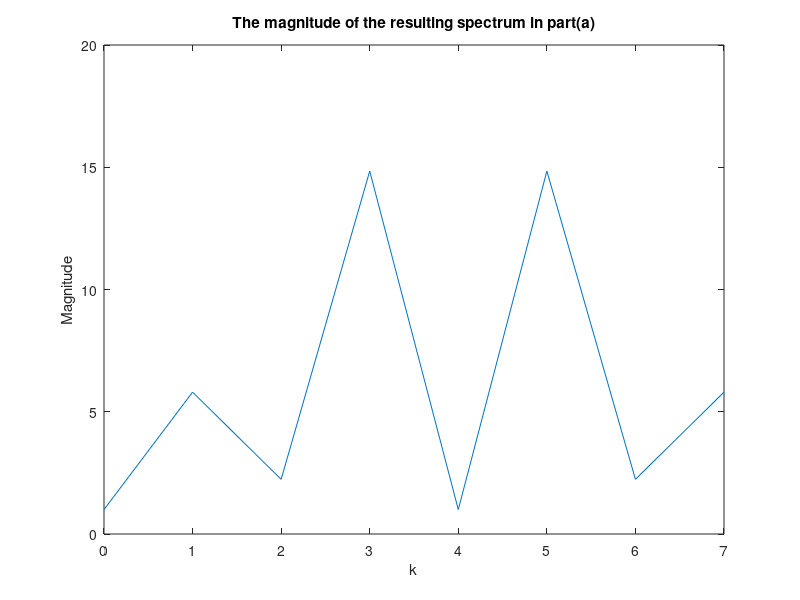
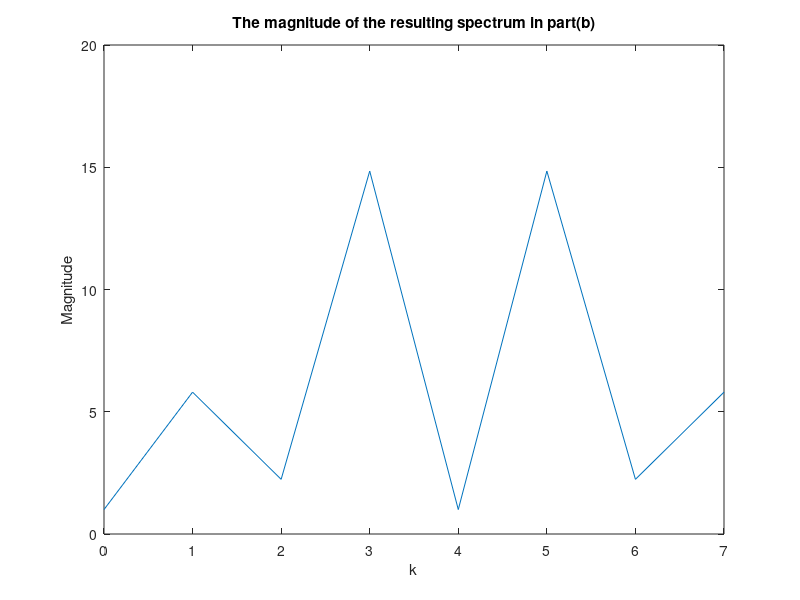
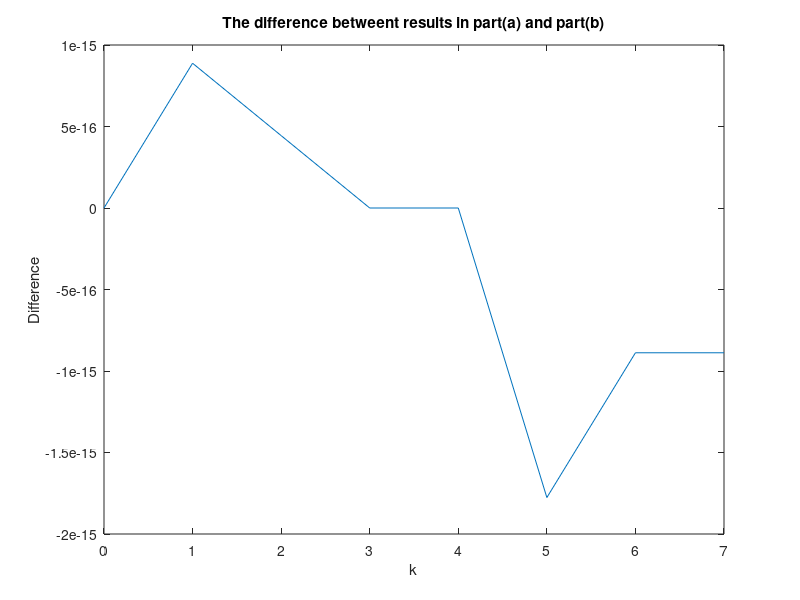
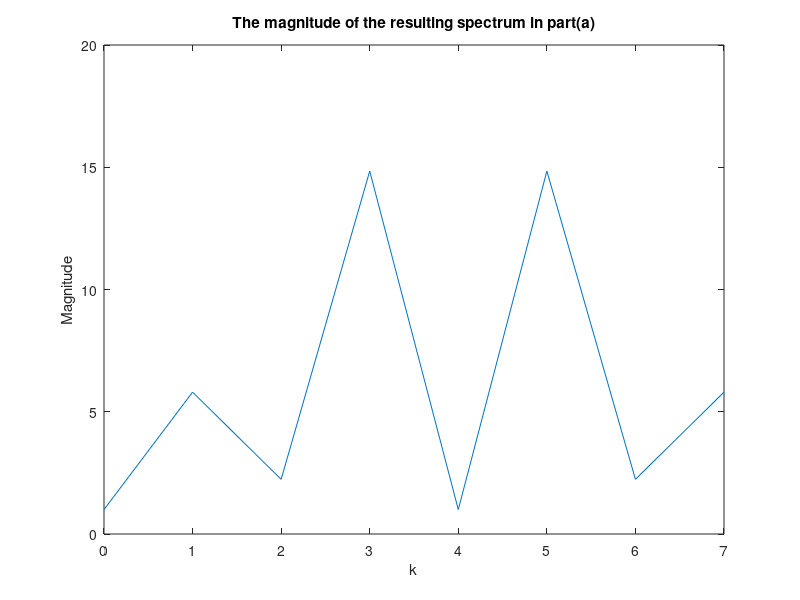

The MATLAB script that drew these images, in order:
%%
% prob1
xn=[4,-3,2,-1,-5,3,-1,0];
% prob1-a
Xk_a=zeros(1,8);
for k=0:1:7
    X00_k=fft(xn(1))+exp(-1i*pi*k)*fft(xn(5)); % X00_k=X000_k+e^(-j*pi*k)X001_k
    X01_k=fft(xn(3))+exp(-1i*pi*k)*fft(xn(7)); % X01_k=X010_k+e^(-j*pi*k)X011_k
    X10_k=fft(xn(2))+exp(-1i*pi*k)*fft(xn(6)); % X10_k=X100_k+e^(-j*pi*k)X101_k
    X11_k=fft(xn(4))+exp(-1i*pi*k)*fft(xn(8)); % X11_k=X110_k+e^(-j*pi*k)X111_k
    
    X0_k=X00_k+exp(-1i*0.5*pi*k)*X01_k;        % X0_k=X00_k+e^(-j*0.5*pi*k)X01_k
    X1_k=X10_k+exp(-1i*0.5*pi*k)*X11_k;        % X1_k=X10_k+e^(-j*0.5*pi*k)X11_k
    
    Xk_a(k+1)=X0_k+exp(-1i*0.25*pi*k)*X1_k;    % X_k=X0_k+e^(-j*0.25*pi*k)X1_k
end
w=0:7;
figure(1)          % Plot the magnitude spectrum for Xk_a          
plot(w,abs(Xk_a))
title('The magnitude of the resulting spectrum in part(a)')
xlabel('k')
ylabel('Magnitude')
% prob1-b
Xk_b=fft(xn,8);
w=0:7;
figure(2)          % Plot the magnitude spectrum for Xk_b          
plot(w,abs(Xk_b))
title('The magnitude of the resulting spectrum in part(b)')
xlabel('k')
ylabel('Magnitude')
figure(3)          % Plot the difference between Xk_a and Xk_b          
plot(w,abs(Xk_b)-abs(Xk_a))
title('The difference betweent results in part(a) and part(b)')
xlabel('k')
ylabel('Difference')
%%
% prob2
% prob1
xn=[4,-3,2,-1,-5,3,-1,0];
% prob1-a
Xk_a=zeros(1,8);
x00=[xn(1),xn(5)];
x01=[xn(3),xn(7)];
x10=[xn(2),xn(6)];
x11=[xn(4),xn(8)];

X00=fft(x00,2);                            % To calculate 2-point FFT of X00(k)
X01=fft(x01,2);                            % To calculate 2-point FFT of X01(k)
X10=fft(x10,2);                            % To calculate 2-point FFT of X10(k)
X11=fft(x11,2);                            % To calculate 2-point FFT of X11(k)
X00=[X00(1),X00(2),X00(1),X00(2)];         % Utilize the periodicity to get 4-point
X01=[X01(1),X01(2),X01(1),X01(2)];         % Utilize the periodicity to get 4-point
X10=[X10(1),X10(2),X10(1),X10(2)];         % Utilize the periodicity to get 4-point
X11=[X11(1),X11(2),X11(1),X11(2)];         % Utilize the periodicity to get 4-point

X0=zeros(1,8);
X1=zeros(1,8);
for k=0:1:3
 X0(k+1)=X00(k+1)+exp(-1i*0.5*pi*k)*X01(k+1);   % X0_k=X00_k+e^(-j*0.5*pi*k)X01_k
 X1(k+1)=X10(k+1)+exp(-1i*0.5*pi*k)*X11(k+1);   % X1_k=X10_k+e^(-j*0.5*pi*k)X11_k
end
X0=[X0(1),X0(2),X0(3),X0(4),X0(1),X0(2),X0(3),X0(4)]; % Utilize the periodicity to get 8-point
X1=[X1(1),X1(2),X1(3),X1(4),X1(1),X1(2),X1(3),X1(4)]; % Utilize the periodicity to get 8-point
Xk_a=zeros(1,8);
for k=0:1:7
 Xk_a(k+1)=X0(k+1)+exp(-1i*0.25*pi*k)*X1(k+1);    % X_k=X0_k+e^(-j*0.25*pi*k)X1_k
end

w=0:7;
figure(4)          % Plot the magnitude spectrum for Xk_a          
plot(w,abs(Xk_a))
title('The magnitude of the resulting spectrum in part(a)')
xlabel('k')
ylabel('Magnitude')
% prob1-b
Xk_b=fft(xn,8);
w=0:7;
figure(5)          % Plot the magnitude spectrum for Xk_b          
plot(w,abs(Xk_b))
title('The magnitude of the resulting spectrum in part(b)')
xlabel('k')
ylabel('Magnitude')
figure(6)          % Plot the difference between Xk_a and Xk_b          
plot(w,abs(Xk_a)-abs(Xk_b))
title('The difference betweent results in part(a) and part(b)')
xlabel('k')
ylabel('Difference')



















